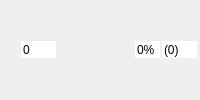
       <widget class="QWidget" name="widget_eau" native="true">
        <property name="minimumSize">
         <size>
          <width>200</width>
          <height>35</height>
         </size>
        </property>
        <layout class="QHBoxLayout" name="horizontalLayout_26">
         <property name="spacing">
          <number>2</number>
         </property>
         <property name="leftMargin">
          <number>3</number>
         </property>
         <property name="topMargin">
          <number>3</number>
         </property>
         <property name="rightMargin">
          <number>3</number>
         </property>
         <property name="bottomMargin">
          <number>3</number>
         </property>
         <item>
          <widget class="QLabel" name="logo_eau">
           <property name="text">
            <string/>
           </property>
           <property name="pixmap">
            <pixmap resource="../../resources/resources.qrc">:/images/elements/water_2.png</pixmap>
           </property>
          </widget>
         </item>
         <item>
          <widget class="QLabel" name="label_54">
           <property name="text">
            <string/>
           </property>
           <property name="pixmap">
            <pixmap resource="../../resources/resources.qrc">:/images/Aptitudes/dommages.png</pixmap>
           </property>
          </widget>
         </item>
         <item>
          <widget class="QSpinBox" name="sp_d_eau">
           <property name="maximumSize">
            <size>
             <width>35</width>
             <height>16777215</height>
            </size>
           </property>
           <property name="focusPolicy">
            <enum>Qt::NoFocus</enum>
           </property>
           <property name="autoFillBackground">
            <bool>true</bool>
           </property>
           <property name="frame">
            <bool>false</bool>
           </property>
           <property name="alignment">
            <set>Qt::AlignLeading|Qt::AlignLeft|Qt::AlignVCenter</set>
           </property>
           <property name="buttonSymbols">
            <enum>QAbstractSpinBox::NoButtons</enum>
           </property>
           <property name="suffix">
            <string/>
           </property>
           <property name="maximum">
            <number>9999999</number>
           </property>
          </widget>
         </item>
         <item>
          <spacer name="horizontalSpacer_26">
           <property name="orientation">
            <enum>Qt::Horizontal</enum>
           </property>
           <property name="sizeHint" stdset="0">
            <size>
             <width>40</width>
             <height>20</height>
            </size>
           </property>
          </spacer>
         </item>
         <item>
          <widget class="QLabel" name="label_55">
           <property name="text">
            <string/>
           </property>
           <property name="pixmap">
            <pixmap resource="../../resources/resources.qrc">:/images/Aptitudes/resi.png</pixmap>
           </property>
          </widget>
         </item>
         <item>
          <widget class="QSpinBox" name="sp_r_eau_100">
           <property name="maximumSize">
            <size>
             <width>25</width>
             <height>16777215</height>
            </size>
           </property>
           <property name="focusPolicy">
            <enum>Qt::NoFocus</enum>
           </property>
           <property name="autoFillBackground">
            <bool>true</bool>
           </property>
           <property name="frame">
            <bool>false</bool>
           </property>
           <property name="alignment">
            <set>Qt::AlignLeading|Qt::AlignLeft|Qt::AlignVCenter</set>
           </property>
           <property name="buttonSymbols">
            <enum>QAbstractSpinBox::NoButtons</enum>
           </property>
           <property name="suffix">
            <string>%</string>
           </property>
           <property name="maximum">
            <number>100</number>
           </property>
          </widget>
         </item>
         <item>
          <widget class="QSpinBox" name="sp_r_eau">
           <property name="maximumSize">
            <size>
             <width>35</width>
             <height>16777215</height>
            </size>
           </property>
           <property name="focusPolicy">
            <enum>Qt::NoFocus</enum>
           </property>
           <property name="autoFillBackground">
            <bool>true</bool>
           </property>
           <property name="frame">
            <bool>false</bool>
           </property>
           <property name="alignment">
            <set>Qt::AlignLeading|Qt::AlignLeft|Qt::AlignVCenter</set>
           </property>
           <property name="buttonSymbols">
            <enum>QAbstractSpinBox::NoButtons</enum>
           </property>
           <property name="suffix">
            <string>)</string>
           </property>
           <property name="prefix">
            <string>(</string>
           </property>
           <property name="maximum">
            <number>9999999</number>
           </property>
          </widget>
         </item>
        </layout>
       </widget>
